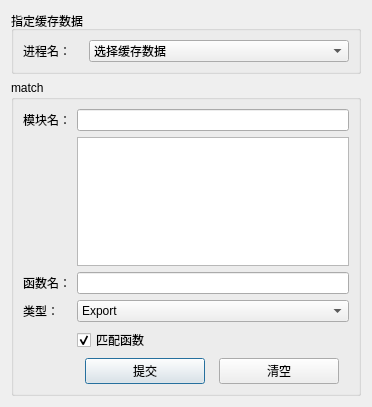
<?xml version="1.0" encoding="UTF-8"?>
<ui version="4.0">
 <class>Dialog</class>
 <widget class="QDialog" name="Dialog">
  <property name="geometry">
   <rect>
    <x>0</x>
    <y>0</y>
    <width>372</width>
    <height>407</height>
   </rect>
  </property>
  <property name="windowTitle">
   <string>匹配so函数</string>
  </property>
  <layout class="QGridLayout" name="gridLayout_3">
   <item row="0" column="0">
    <widget class="QGroupBox" name="groupBox_2">
     <property name="title">
      <string>指定缓存数据</string>
     </property>
     <layout class="QGridLayout" name="gridLayout_2">
      <item row="0" column="0">
       <widget class="QLabel" name="label_5">
        <property name="maximumSize">
         <size>
          <width>60</width>
          <height>16777215</height>
         </size>
        </property>
        <property name="text">
         <string>进程名：</string>
        </property>
       </widget>
      </item>
      <item row="0" column="1">
       <widget class="QComboBox" name="cmbPackage">
        <item>
         <property name="text">
          <string>选择缓存数据</string>
         </property>
        </item>
       </widget>
      </item>
     </layout>
    </widget>
   </item>
   <item row="1" column="0">
    <widget class="QGroupBox" name="groupBox">
     <property name="title">
      <string>match</string>
     </property>
     <layout class="QGridLayout" name="gridLayout">
      <item row="0" column="0">
       <widget class="QLabel" name="label_3">
        <property name="text">
         <string>模块名：</string>
        </property>
       </widget>
      </item>
      <item row="0" column="1">
       <widget class="QLineEdit" name="txtModule"/>
      </item>
      <item row="1" column="1">
       <widget class="QListWidget" name="listModule"/>
      </item>
      <item row="2" column="0">
       <widget class="QLabel" name="label_2">
        <property name="text">
         <string>函数名：</string>
        </property>
       </widget>
      </item>
      <item row="2" column="1">
       <widget class="QLineEdit" name="txtMethod"/>
      </item>
      <item row="3" column="0">
       <widget class="QLabel" name="label_4">
        <property name="text">
         <string>类型：</string>
        </property>
       </widget>
      </item>
      <item row="3" column="1">
       <widget class="QComboBox" name="cmbShowType">
        <item>
         <property name="text">
          <string>Export</string>
         </property>
        </item>
        <item>
         <property name="text">
          <string>Symbol</string>
         </property>
        </item>
       </widget>
      </item>
      <item row="4" column="1">
       <widget class="QCheckBox" name="chkHasMethod">
        <property name="text">
         <string>匹配函数</string>
        </property>
        <property name="checked">
         <bool>true</bool>
        </property>
       </widget>
      </item>
      <item row="5" column="1">
       <layout class="QHBoxLayout" name="horizontalLayout">
        <item>
         <widget class="QPushButton" name="btnSubmit">
          <property name="maximumSize">
           <size>
            <width>120</width>
            <height>16777215</height>
           </size>
          </property>
          <property name="text">
           <string>提交</string>
          </property>
         </widget>
        </item>
        <item>
         <widget class="QPushButton" name="btnClear">
          <property name="maximumSize">
           <size>
            <width>120</width>
            <height>16777215</height>
           </size>
          </property>
          <property name="text">
           <string>清空</string>
          </property>
         </widget>
        </item>
       </layout>
      </item>
     </layout>
    </widget>
   </item>
  </layout>
 </widget>
 <resources/>
 <connections/>
</ui>
